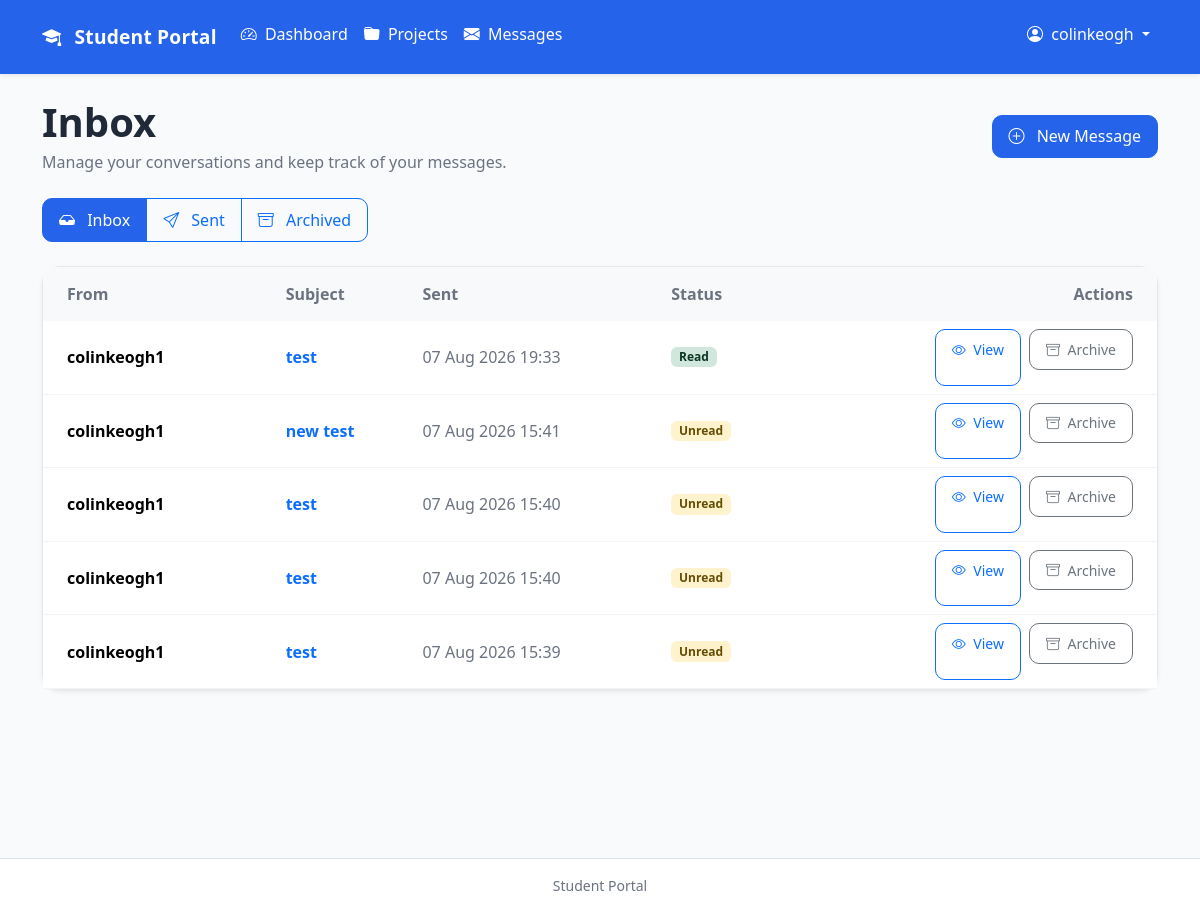
The app's page /messaging/ (signed in) with its own data.
### accounts/models.py (models this page shows)
class CustomUser(AbstractUser):
    phone_number = models.CharField(
        max_length=20,
        blank=True,
    )
    address = models.TextField(
        blank=True,
    )

### messaging/models.py (models this page shows, shortened)
class Message(models.Model):
    sender = models.ForeignKey(
        settings.AUTH_USER_MODEL,
        on_delete=models.CASCADE,
        related_name="sent_messages",
    )
    recipient = models.ForeignKey(
        settings.AUTH_USER_MODEL,
        on_delete=models.CASCADE,
        related_name="received_messages",
    )
    subject = models.CharField(
        max_length=200,
    )
    body = models.TextField()
    sent_at = models.DateTimeField(
        auto_now_add=True,
    )
    is_read = models.BooleanField(
        default=False,
    )
    is_archived = models.BooleanField(
        default=False,
    )
    class Meta:
        ordering = ["-sent_at"]

### messaging/views.py (the view)
@login_required
def inbox(request):
    inbox_messages = Message.objects.filter(
        recipient=request.user,
        is_archived=False,
    )
    return render(
        request,
        "messaging/inbox.html",
        {
            "inbox_messages": inbox_messages,
        },
    )

### messaging/templates/messaging/inbox.html (shortened to what this page needs)
{% extends "base.html" %}
{% block content %}
<div class="d-flex flex-column flex-md-row justify-content-between align-items-md-center gap-3 mb-4">
    <div>
        <h1 class="mb-1 fw-semibold">
            Inbox
        </h1>
        <p class="text-muted mb-0">
            Manage your conversations and keep track of your messages.
        </p>
    </div>
    <a
        href="{% url 'messaging:new' %}"
        class="btn btn-primary">
        <i class="bi bi-plus-circle me-2"></i>
        New Message
    </a>
</div>
<div class="mb-4">
    <div class="btn-group" role="group">
        <a
            href="{% url 'messaging:inbox' %}"
            class="btn btn-primary">
            <i class="bi bi-inbox-fill me-2"></i>
            Inbox
        </a>
        <a
            href="{% url 'messaging:sent' %}"
            class="btn btn-outline-primary">
            <i class="bi bi-send me-2"></i>
            Sent
        </a>
        <a
            href="{% url 'messaging:archived' %}"
            class="btn btn-outline-primary">
            <i class="bi bi-archive me-2"></i>
            Archived
        </a>
    </div>
</div>
{% if inbox_messages %}
    <div class="card shadow-sm">
        <div class="table-responsive">
            <table class="table table-hover align-middle mb-0">
                <thead class="table-light">
                    <tr>
                        <th class="px-4 py-3">
                            From
                        </th>
                        <th class="py-3">
                            Subject
                        </th>
                        <th class="py-3">
                            Sent
                        </th>
                        <th class="py-3">
                            Status
                        </th>
                        <th class="py-3 pe-4 text-end">
                            Actions
                        </th>
                    </tr>
                </thead>
                <tbody>
                    {% for message in inbox_messages %}
                        <tr>
                            <td class="px-4">
                                <span class="fw-semibold">
                                    {{ message.sender.username }}
                                </span>
                            </td>
                            <td>
                                <a
                                    href="{% url 'messaging:detail' message.pk %}"
                                    class="text-decoration-none fw-semibold">
                                    {{ message.subject }}
                                </a>
                            </td>
                            <td class="text-muted">
                                {{ message.sent_at|date:"d M Y H:i" }}
                            </td>
                            <td>
                                {% if message.is_read %}
                                    <span class="badge bg-success-subtle text-success-emphasis">
                                        Read
                                    </span>
                                {% else %}
                                    <span class="badge bg-warning-subtle text-warning-emphasis">
                                        Unread
                                    </span>
                                {% endif %}
                            </td>
                            <td class="pe-4 text-end">
                                <div class="d-flex justify-content-end gap-2">
                                    <a
                                        href="{% url 'messaging:detail' message.pk %}"
                                        class="btn btn-sm btn-outline-primary">
                                        <i class="bi bi-eye me-1"></i>
                                        View
                                    </a>
                                    <form
                                        method="post"
                                        action="{% url 'messaging:archive' message.pk %}"
                                        class="d-inline">
                                        <button
                                            type="submit"
                                            class="btn btn-sm btn-outline-secondary">
                                            <i class="bi bi-archive me-1"></i>
                                            Archive
                                        </button>
                                    </form>
                                </div>
                            </td>
                        </tr>
                    {% endfor %}
                </tbody>
            </table>
        </div>
    </div>
{% endif %}
{% endblock %}

### templates/base.html (shortened to what this page needs)
{% load static %}
<link
    href="https://cdn.jsdelivr.net/npm/bootstrap@5.3.3/dist/css/bootstrap.min.css"
    rel="stylesheet">
<link
    href="https://cdn.jsdelivr.net/npm/bootstrap-icons@1.11.3/font/bootstrap-icons.css"
    rel="stylesheet">
<link
    rel="stylesheet"
    href="{% static 'css/style.css' %}">
<nav class="navbar navbar-expand-lg bg-primary shadow-sm">
    <div class="container">
        <a
            class="navbar-brand fw-semibold text-white"
            href="{% url 'dashboard:home' %}">
            <i class="bi bi-mortarboard-fill me-2 text-white"></i>
            Student Portal
        </a>
        <div
            class="collapse navbar-collapse"
            id="navbarNav">
            {% if user.is_authenticated %}
                <ul class="navbar-nav me-auto">
                    <li class="nav-item">
                        <a
                            class="nav-link text-white"
                            href="{% url 'dashboard:home' %}">
                            <i class="bi bi-speedometer2 me-1 text-white"></i>
                            Dashboard
                        </a>
                    </li>
                    <li class="nav-item">
                        <a
                            class="nav-link text-white"
                            href="{% url 'projects:list' %}">
                            <i class="bi bi-folder-fill me-1 text-white"></i>
                            Projects
                        </a>
                    </li>
                    <li class="nav-item">
                        <a
                            class="nav-link text-white"
                            href="{% url 'messaging:inbox' %}">
                            <i class="bi bi-envelope-fill me-1 text-white"></i>
                            Messages
                        </a>
                    </li>
                </ul>
                <ul class="navbar-nav ms-auto">
                    <li class="nav-item dropdown">
                        <a
                            class="nav-link dropdown-toggle text-white"
                            href="#"
                            id="accountDropdown"
                            role="button"
                            data-bs-toggle="dropdown"
                            aria-expanded="false">
                            <i class="bi bi-person-circle me-1 text-white"></i>
                            {{ user.username }}
                        </a>
                    </li>
                </ul>
            {% endif %}
        </div>
    </div>
</nav>
<main class="container py-4">
    {% block content %}
    {% endblock %}
</main>
<footer class="border-top bg-white py-3 mt-5">
    <div class="container text-center">
        <small class="text-muted">
            Student Portal
        </small>
    </div>
</footer>

### static/css/style.css (style rules this page uses)
.navbar { min-height: 64px; background: var(--primary) !important; box-shadow: 0 2px 12px rgba(0,0,0,.08); }
.navbar-brand { font-size: 1.2rem; font-weight: 600; letter-spacing: .2px; }
.nav-link { color: var(--text-muted); border-radius: 12px; padding: .85rem 1rem; margin-bottom: .45rem; transition: all .25s ease; font-weight: 500; }
.nav-link i { margin-right: .7rem; }
main { min-height: calc(100vh - 64px); }
.text-muted { color: var(--text-muted) !important; }
.card { background: white; border: 1px solid var(--border); border-radius: 18px; box-shadow: 0 4px 12px rgba(0,0,0,.05); transition: transform .25s, box-shadow .25s, border-color .25s; }
.table { margin-bottom: 0; background: white; }
.table thead { background: #f9fafb; }
.table th { border: none; color: var(--text-muted); font-weight: 600; }
.table td { border-color: #f3f4f6; vertical-align: middle; }
.btn { border-radius: 10px; padding: .55rem 1rem; font-weight: 500; }
.btn-primary { background: var(--primary); border-color: var(--primary); }

### records on screen
CustomUser: username "colinkeogh"
Message: sender.username "colinkeogh1", subject "test", sent_at "07 Aug 2026 19:33", is_read "Read"
Message: sender.username "colinkeogh1", subject "new test", sent_at "07 Aug 2026 15:41", is_read "Unread"
Message: sender.username "colinkeogh1", subject "test", sent_at "07 Aug 2026 15:40", is_read "Unread"
Message: sender.username "colinkeogh1", subject "test", sent_at "07 Aug 2026 15:40", is_read "Unread"
Message: sender.username "colinkeogh1", subject "test", sent_at "07 Aug 2026 15:39", is_read "Unread"
